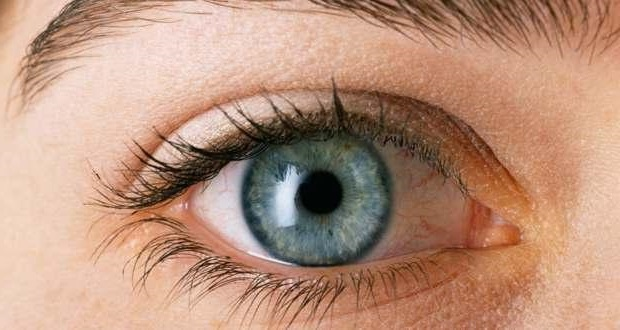
#> input picture task4/eye_image1.jpg, 620 x 330 px
$ jupyter execute --allow-errors task4_solution.ipynb
#> lines starting #> are read from the running program, lines starting #| are printed output that depends on the picture; after the words box and inside, x2 and y2 are one past the last pixel; in counts of white or black regions, pixels touching at a corner belong together
[cell 1]
from bn256 import *
import random
from copy import copy
import time
import numpy as np
import cv2 as cv
import matplotlib.pyplot as plt

[cell 2]
SIZE = 624

[cell 3]
def timer(func):
    def _func(*args, **kwargs):
        t = time.process_time()
        res = func(*args, **kwargs)
        t = time.process_time() - t
        print('{0}: time elapsed {1:.8f} m.' .format(func.__name__, t / 60))
        return res

    return _func

[cell 4]
# [4 lines left out: function inverse_G1, not called in this run]

[cell 5]
# [4 lines left out: function inverse_G2, not called in this run]

[cell 6]
def transfer_vec_to_G1(vec):
    res = np.zeros(vec.shape, dtype=object)
    res[vec == 1] = curve_G
    res[vec == -1] = inverse_G1(curve_G)
    return res

[cell 7]
def transfer_vec_to_G2(vec):
    res = np.zeros(vec.shape, dtype=object)
    res[vec == 1] = twist_G
    res[vec == -1] = inverse_G2(twist_G)
    return res

[cell 8]
def gen_keys(size):
    return tuple(random.randrange(2, order) for i in range(size))

#> (a cell that did not finish here is left out)

[cell 10]
@timer
def master_key_generation(n):
    s, t = gen_keys(n), gen_keys(n)
    u, v = gen_keys(n + 2), gen_keys(n + 2)
    gen1_h = tuple(point_add(curve_G.scalar_mul(si), H1.scalar_mul(ti)) for si, ti in zip(s, t))
    gen2_h = tuple(point_add(twist_G.scalar_mul(ui), H2.scalar_mul(vi)) for ui, vi in zip(u, v))
    return gen1_h, s, t, gen2_h, u, v

[cell 11]
# [19 lines left out: function decryption_key_generation, not called in this run]

[cell 12]
# [20 lines left out: function encryption_authentication, not called in this run]

#> (a cell that did not finish here is left out)

[cell 14]
# [6 lines left out: function decryption_authentication, not called in this run]

[cell 15]
def iris_extractor(img):
    rows, cols, _ = img.shape
    gray_roi = cv.cvtColor(img, cv.COLOR_BGR2GRAY)
    blurred = cv.GaussianBlur(gray_roi, (7, 7), 0)

    _, threshold = cv.threshold(blurred, 100, 255, cv.THRESH_BINARY)

    circles = cv.HoughCircles(threshold, cv.HOUGH_GRADIENT, 2, int(min(rows, cols) / 2))
    circles = np.uint16(np.around(circles))
    circle = max(circles[0, :], key=lambda c: c[2])

    x, y, r = circle
    iris = img[y - r : y + r, x - r : x + r]

    x, y, r = circle
    cv.circle(iris, (r, r), 2 * r, (255, 255, 255), 2 * r - 2)


    iris_gray = cv.cvtColor(iris, cv.COLOR_BGR2GRAY)
    _, iris_threshold = cv.threshold(iris_gray, 96, 255, cv.THRESH_BINARY)


    return cv.resize(iris_threshold, (26, 24))

[cell 16]
@np.vectorize
def vec_to_binary(a):
    return 1 if a == 0 else -1

[cell 17]
def img_to_binary_vector(img):
    res = img.copy()
    res.shape = (SIZE,)
    res = vec_to_binary(res)
    return res

[cell 18]
img1 = cv.imread('eye_image1.jpg')
#> img1 is the input picture: shape (330, 620, 3); mean B, G, R 124.8, 146.6, 185.9
img2 = cv.imread('eye_image2.png')
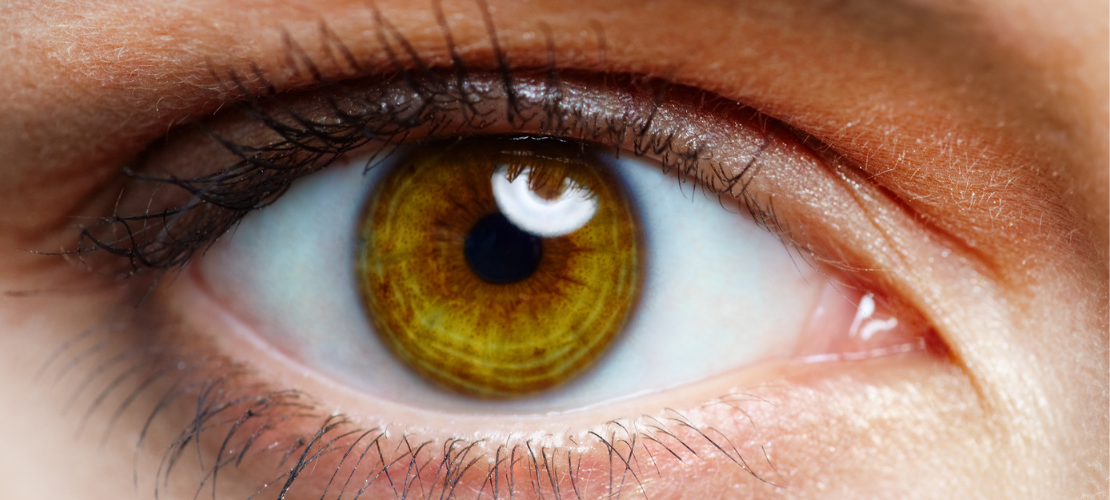
#> input picture task4/eye_image2.png, 1110 x 500 px
#> img2 is the input picture: shape (500, 1110, 3); mean B, G, R 97.5, 116.6, 153.2

[cell 19]
plt.figure(num=None, figsize=(16, 14), dpi=80)
for i, img in enumerate((img1, img2)):
    plt.subplot(1, 2, i + 1)
    plt.imshow(cv.cvtColor(img, cv.COLOR_BGR2RGB))
#> this loop made 2 passes

plt.show()
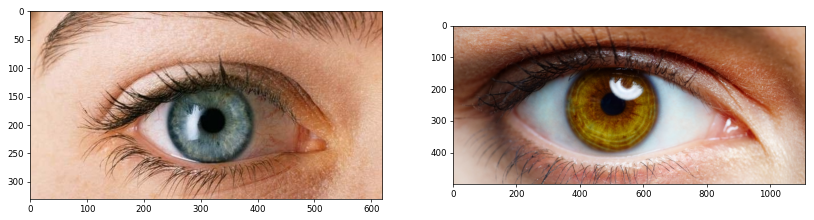
#> figure drawn by matplotlib, 2 panels

[cell 20]
iris_img1 = iris_extractor(img1)
#> in iris_extractor, `blurred = cv.GaussianBlur(gray_roi, (7, 7), 0)`:
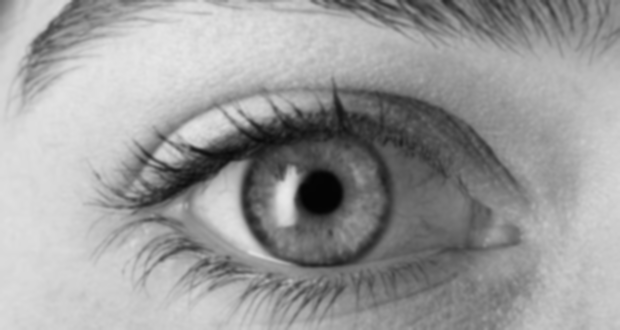
#> blurred: shape (330, 620); min 3, max 232, mean 155.9
#> in iris_extractor, `_, threshold = cv.threshold(blurred, 100, 255, cv.THRESH_BINARY)`:
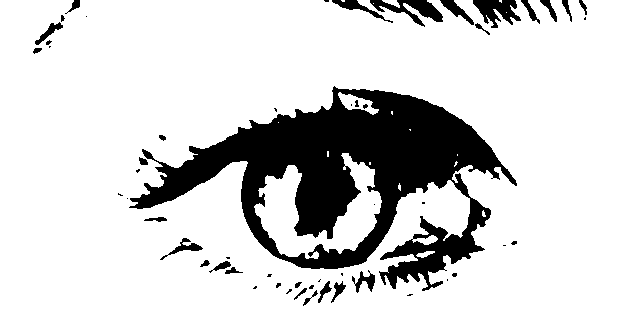
#> threshold: shape (330, 620); 83.2% white; 54 black regions (27 under 20 px), largest, box (x1, y1, x2, y2) and area: (129, 86, 517, 291) 30203, (370, 0, 443, 27) 790, (473, 0, 521, 28) 748
#> in iris_extractor, `circles = cv.HoughCircles(threshold, cv.HOUGH_GRADIENT, 2, int(min(row..`: circles = [[311, 195, 70.2]]
#> in iris_extractor, `circles = np.uint16(np.around(circles))`: circles = [[311, 195, 70]]
#> in iris_extractor, `circle = max(circles[0, :], key=lambda c: c[2])`: circle = [311, 195, 70]
#> in iris_extractor, `x, y, r = circle`: x = 311; y = 195; r = 70
#> in iris_extractor, `_, iris_threshold = cv.threshold(iris_gray, 96, 255, cv.THRESH_BINARY)`: iris_threshold: shape (140, 140); 53.1% white; 35 black regions (32 under 20 px), largest, box (x1, y1, x2, y2) and area: (0, 0, 133, 140) 8920, (130, 44, 140, 72) 102, (115, 105, 132, 125) 41
iris_img2 = iris_extractor(img2)
#> in iris_extractor (call 2), `gray_roi = cv.cvtColor(img, cv.COLOR_BGR2GRAY)`:
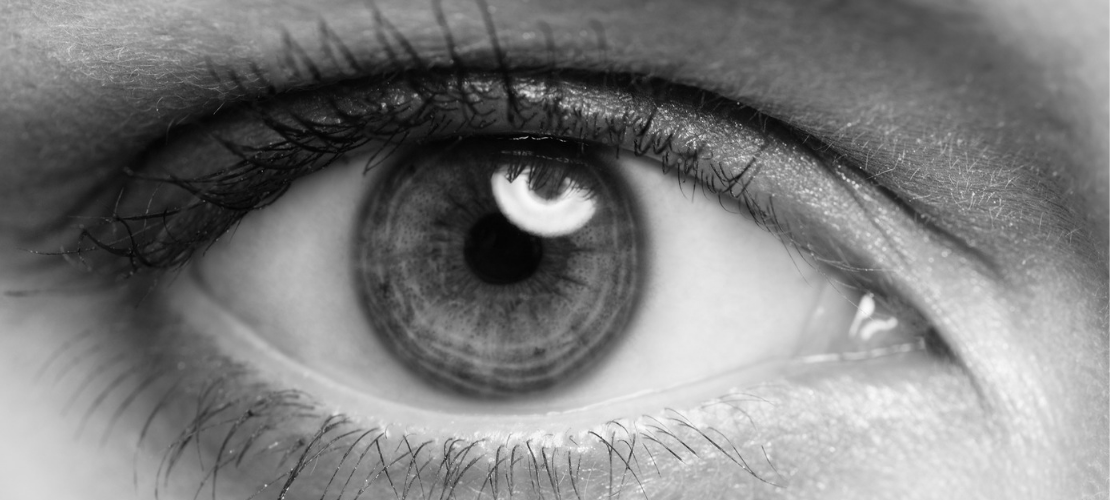
#> gray_roi: shape (500, 1110); min 1, max 252, mean 125.4
#> in iris_extractor (call 2), `_, threshold = cv.threshold(blurred, 100, 255, cv.THRESH_BINARY)`:
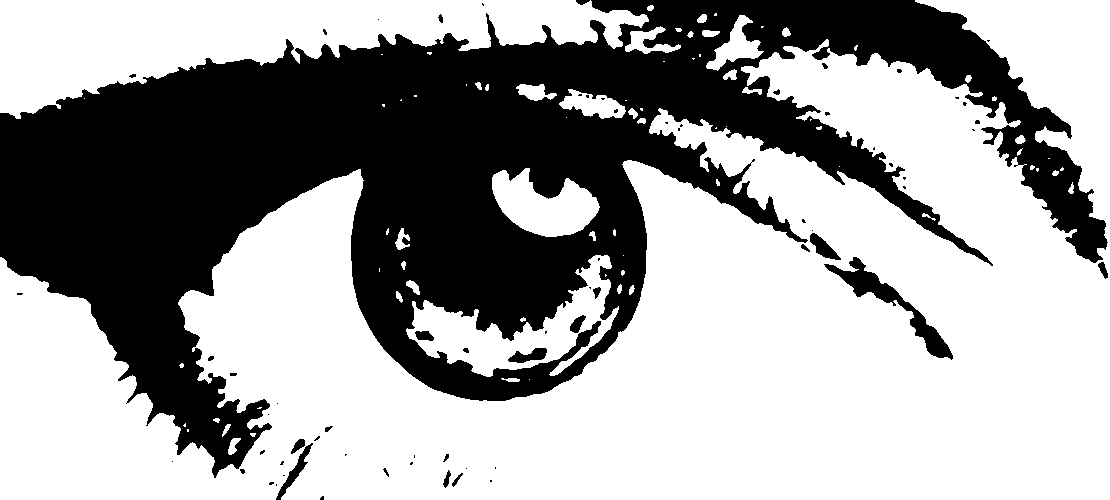
#> threshold: shape (500, 1110); 62.5% white; 68 black regions (45 under 20 px), largest, box (x1, y1, x2, y2) and area: (0, 0, 1108, 478) 203643, (824, 257, 953, 360) 2267, (276, 443, 313, 500) 419
#> in iris_extractor (call 2), `circles = cv.HoughCircles(threshold, cv.HOUGH_GRADIENT, 2, int(min(row..`: circles = [[493, 257, 143.2], [795, 139, 91]]
#> in iris_extractor (call 2), `circles = np.uint16(np.around(circles))`: circles = [[493, 257, 143], [795, 139, 91]]
#> in iris_extractor (call 2), `circle = max(circles[0, :], key=lambda c: c[2])`: circle = [493, 257, 143]
#> in iris_extractor (call 2), `x, y, r = circle`: x = 493; y = 257; r = 143
#> in iris_extractor (call 2), `cv.circle(iris, (r, r), 2 * r, (255, 255, 255), 2 * r - 2)`:
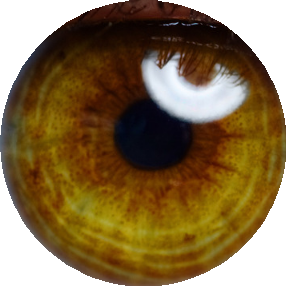
#> iris: shape (286, 286, 3); mean B, G, R 73.4, 110.3, 133.4
#> in iris_extractor (call 2), `iris_gray = cv.cvtColor(iris, cv.COLOR_BGR2GRAY)`:
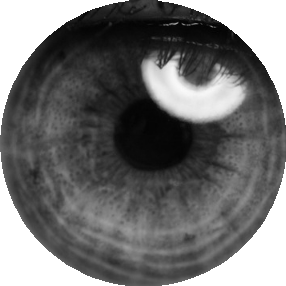
#> iris_gray: shape (286, 286); min 1, max 255, mean 113
#> in iris_extractor (call 2), `_, iris_threshold = cv.threshold(iris_gray, 96, 255, cv.THRESH_BINARY)`:
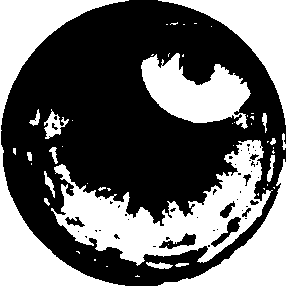
#> iris_threshold: shape (286, 286); 41.6% white; 51 white regions (34 under 20 px), largest, box (x1, y1, x2, y2) and area: (51, 140, 273, 266) 10450, (0, 0, 129, 286) 8995, (141, 53, 251, 129) 4640

[cell 21]
plt.figure()
for i, img in enumerate((iris_img1, iris_img2)):
    plt.subplot(1, 2, i + 1)
    plt.imshow(cv.cvtColor(img, cv.COLOR_BGR2RGB))

plt.show()
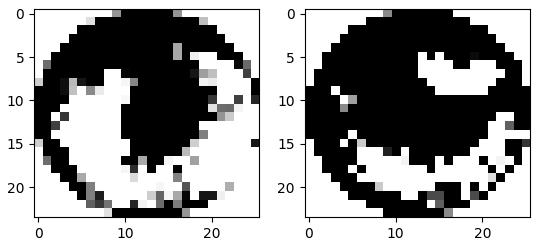
#> figure drawn by matplotlib, 2 panels

[cell 22]
v1, v2 = img_to_binary_vector(iris_img1), img_to_binary_vector(iris_img2)
#> in img_to_binary_vector, `res = vec_to_binary(res)`: res = 624 values, max 1 at index 10, min -1 at index 0, mean -0.189
#> v1 has the same summary as res in img_to_binary_vector; v2 = 624 values, max 1 at index 10, min -1 at index 0, mean 0.167

[cell 23]
v1
#> Out has the same summary as res in img_to_binary_vector

#> (a cell that did not finish here is left out)

#> (a cell that did not finish here is left out)
